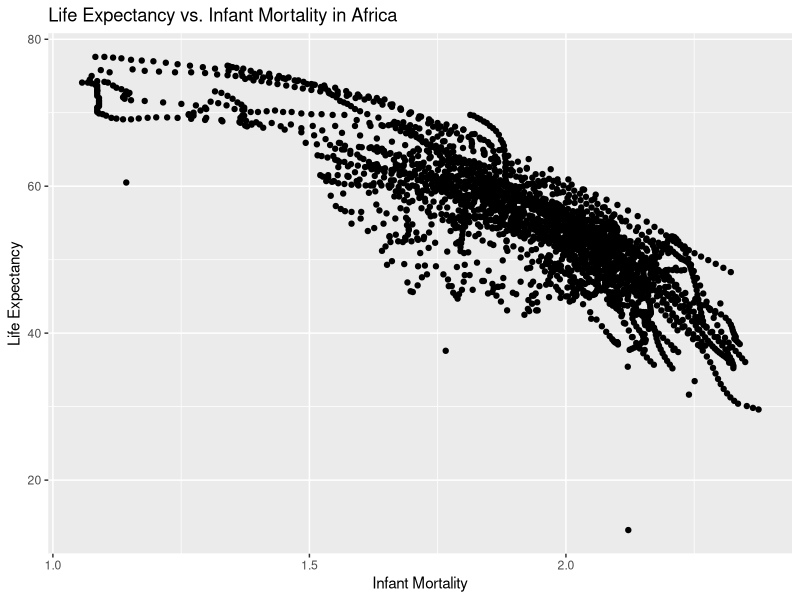
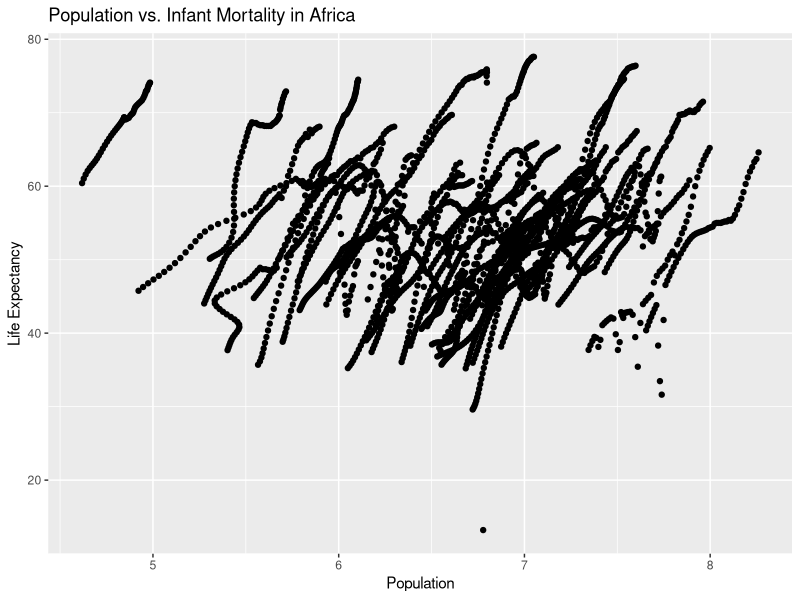
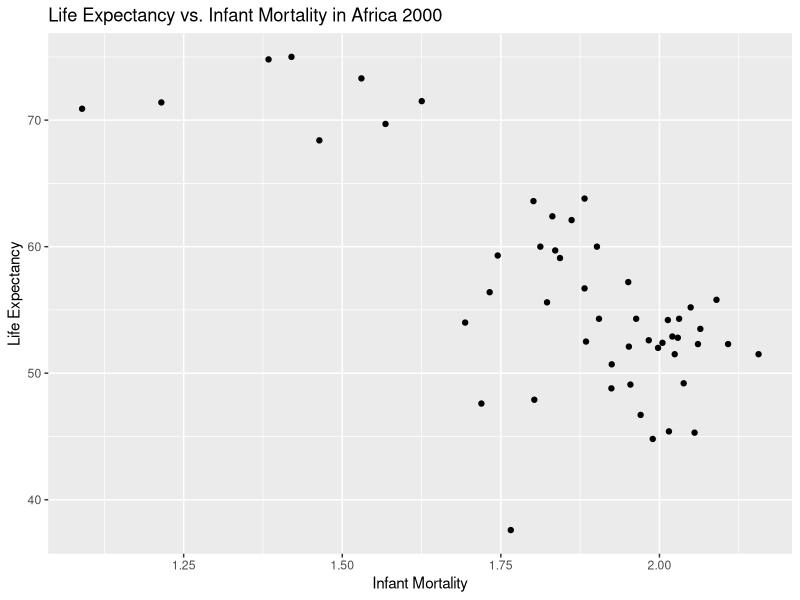
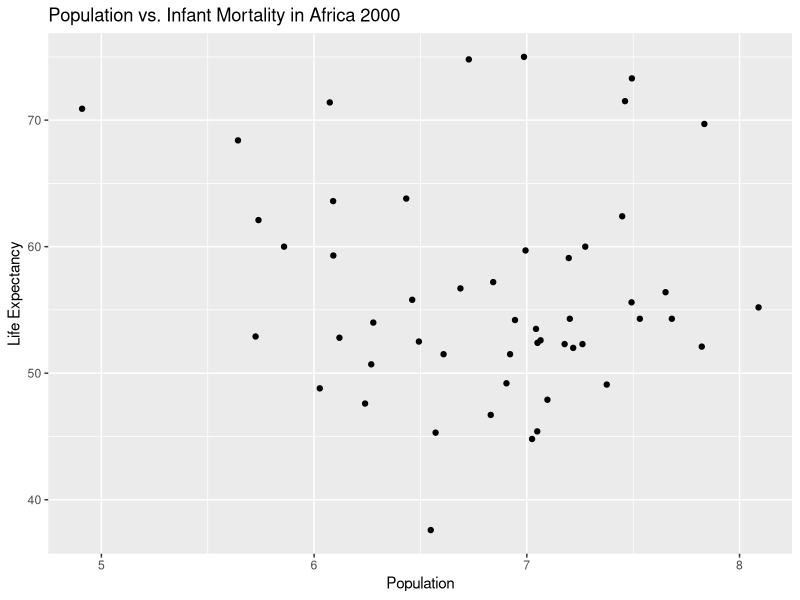
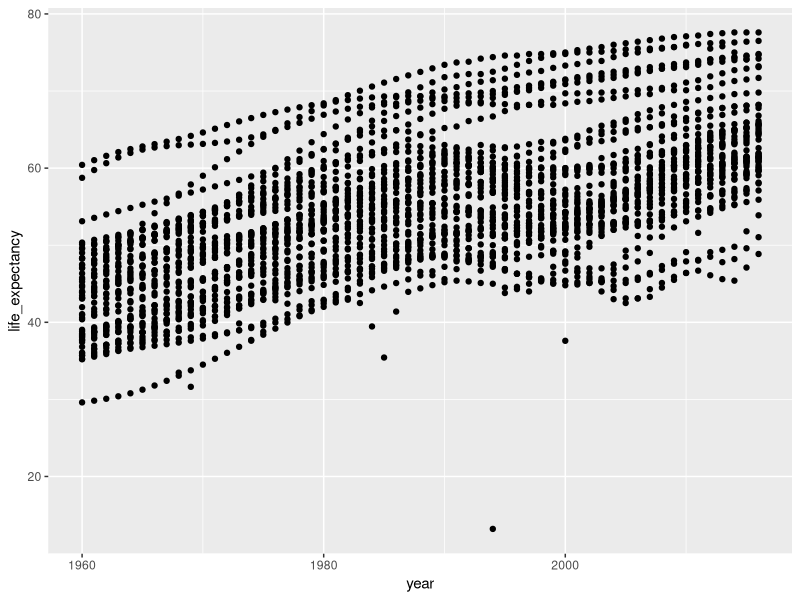
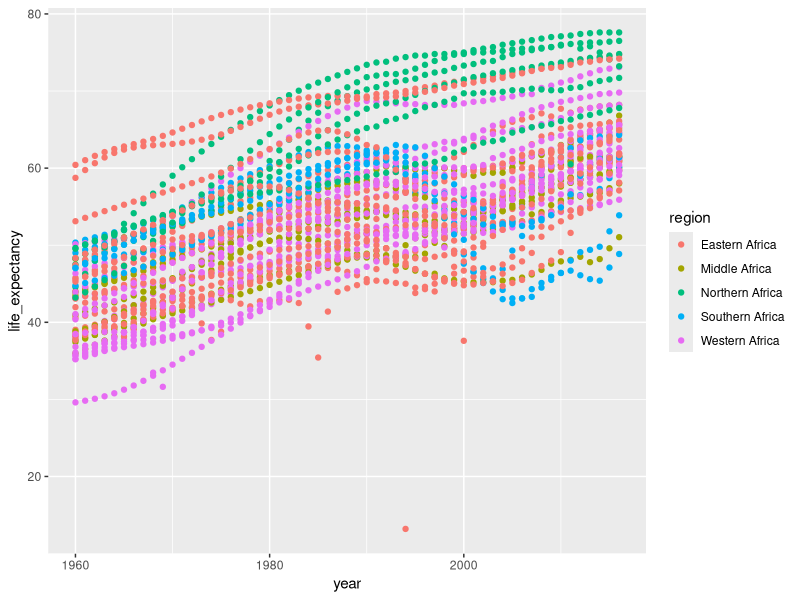
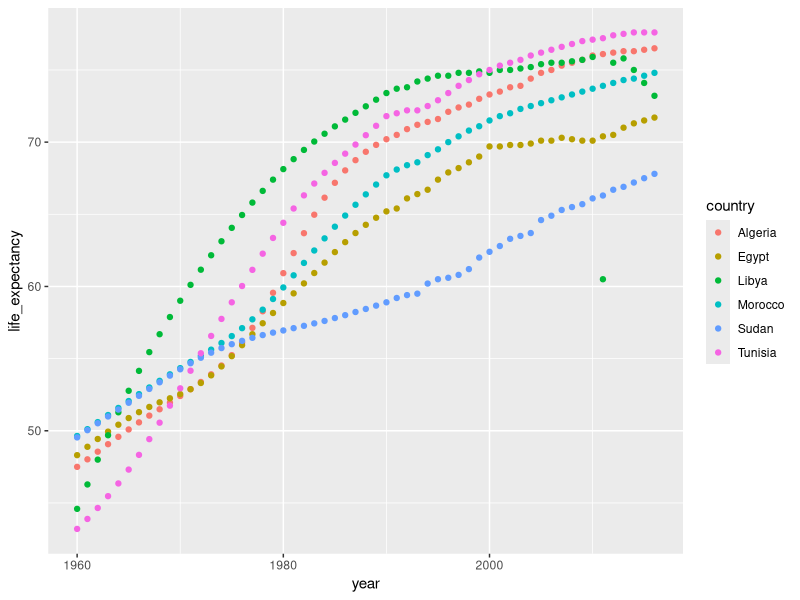
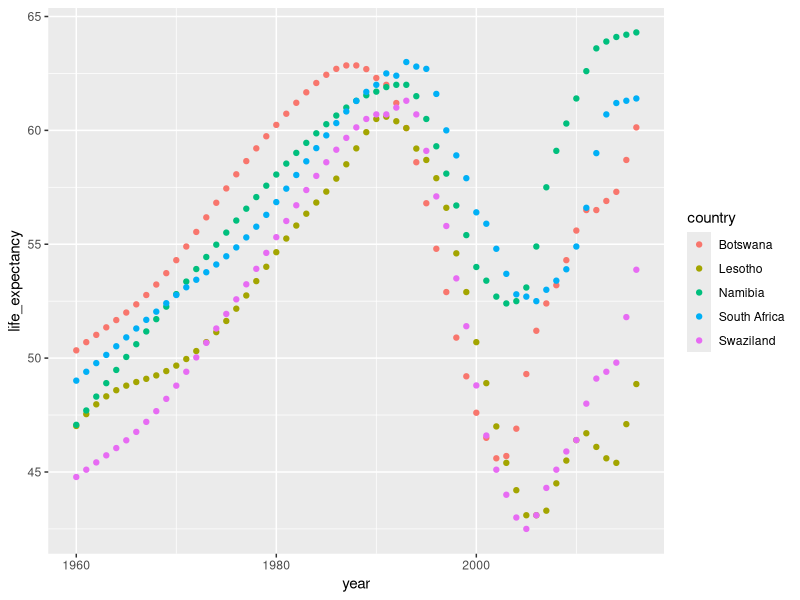

The R source for these figures, in order:
## ---- chunk 1
library(tidyverse)
library(ggplot2)
## ---- chunk 2
library(dslabs)
## ---- chunk 3
help(gapminder)
## ---- chunk 4
str(gapminder)
## ---- chunk 5
summary(gapminder)
## ---- chunk 6
class(gapminder)
## ---- chunk 7
africadata <- subset(gapminder, continent == "Africa") 
## ---- chunk 8
str(africadata)
## ---- chunk 9
summary(africadata)
## ---- chunk 10
af_infant <- africadata[c("infant_mortality","life_expectancy")]
str(af_infant)
summary(af_infant)
## ---- chunk 11
af_pop <- africadata[c("population","life_expectancy")]
str(af_pop)
summary(af_pop)  
## ---- chunk 12
af_infant_plot <- ggplot(af_infant, aes(x = log10(infant_mortality), y = life_expectancy)) + geom_point() + ggtitle("Life Expectancy vs. Infant Mortality in Africa") + xlab("Infant Mortality") + ylab("Life Expectancy")

print(af_infant_plot)
## ---- chunk 13
af_pop_plot <- ggplot(af_pop, aes(x = log10(population), y = life_expectancy)) + geom_point() + ggtitle("Population vs. Infant Mortality in Africa") + xlab("Population") + ylab("Life Expectancy")

print(af_pop_plot)
## ---- chunk 14
af_infant_NA <- africadata %>% select(year, infant_mortality) %>% filter(is.na(infant_mortality)) %>% count(year) %>% arrange(desc(year))

str(af_infant_NA)
summary(af_infant_NA)
## ---- chunk 15
infant_2000 <- africadata %>% subset(year==2000) %>% select(infant_mortality, life_expectancy)

str(infant_2000)
summary(infant_2000)
## ---- chunk 16
inf_2000_plot <- ggplot(infant_2000, aes(x = log10(infant_mortality), y = life_expectancy)) + geom_point() + ggtitle("Life Expectancy vs. Infant Mortality in Africa 2000") + xlab("Infant Mortality") + ylab("Life Expectancy")
print(inf_2000_plot)
## ---- chunk 17
pop_2000 <- africadata %>% subset(year == 2000) %>% select(population, life_expectancy)

pop_2000_plot <- pop_2000 %>% ggplot(aes(x = log10(population), y = life_expectancy)) + geom_point() + ggtitle("Population vs. Infant Mortality in Africa 2000") + xlab("Population") + ylab("Life Expectancy")
print(pop_2000_plot)
## ---- chunk 18
fit1 <- lm(life_expectancy ~ infant_mortality, data = infant_2000)
summary(fit1)
## ---- chunk 19
fit2 <- lm(life_expectancy ~ population, data = pop_2000)
summary(fit2)
## ---- chunk 20
#### New Section: Gabriella Veytsel
#### Additional Plots
str(africadata)

#Explore trend of life expectancy in Africa over time 
africadata %>% 
  ggplot(aes(x = year, y = life_expectancy)) + geom_point()

#Break this down into regions
africadata %>% 
  ggplot(aes(x = year, y = life_expectancy, color = region)) + geom_point()
  #Life expectancy looks like it's increasing for nearly every region of Africa over time 

#And then by country within a region 
africadata %>% 
  filter(region == "Northern Africa") %>%
  ggplot(aes(x = year, y = life_expectancy, color = country)) + geom_point()

africadata %>% 
  filter(region == "Southern Africa") %>%
  ggplot(aes(x = year, y = life_expectancy, color = country)) + geom_point()
## ---- chunk 21
#Life expectancy over time
library(broom)
gv_lm <- lm(life_expectancy~year, data = africadata)
tidy(gv_lm) #convert summary output to table
#In Africa, life expenctancy increases by 0.325 years per additional 1 year in time. This relationship is statistically significant (p-value = 2.37E-280).

#However, there are certainly regional gaps (and country-level, etc.)

NorthernAfrica <- africadata %>%
  filter(region == "Northern Africa") 
gv_lm_Northern <- lm(life_expectancy~year, data = NorthernAfrica)
tidy(gv_lm_Northern)
#For example, in Northern African countries, life expectancy increases by 0.49 years per additional 1 year in time. This relationship is statistically significant(p-value = 1.53E-113)

SouthernAfrica <- africadata %>%
  filter(region == "Southern Africa") 
gv_lm_Southern <- lm(life_expectancy~year, data = SouthernAfrica)
tidy(gv_lm_Southern) #convert summary output to table
#On the other hand, in Southern African countries, life expectancy only increases by 0.05 years per additional 1 year in time. This relationship is statistically significant(p-value = 0.00927)
